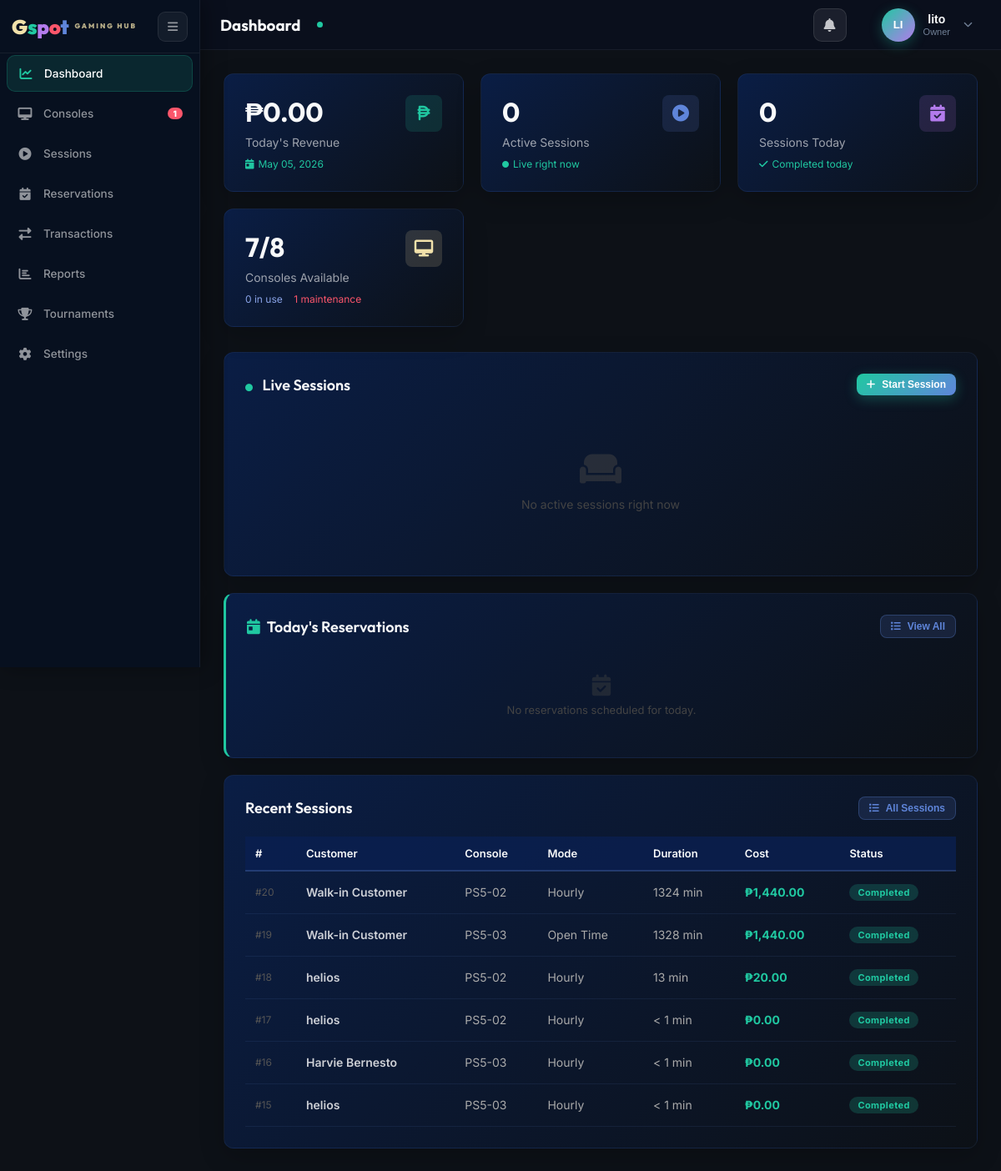
Before: /admin.php (signed in) with the older database file.
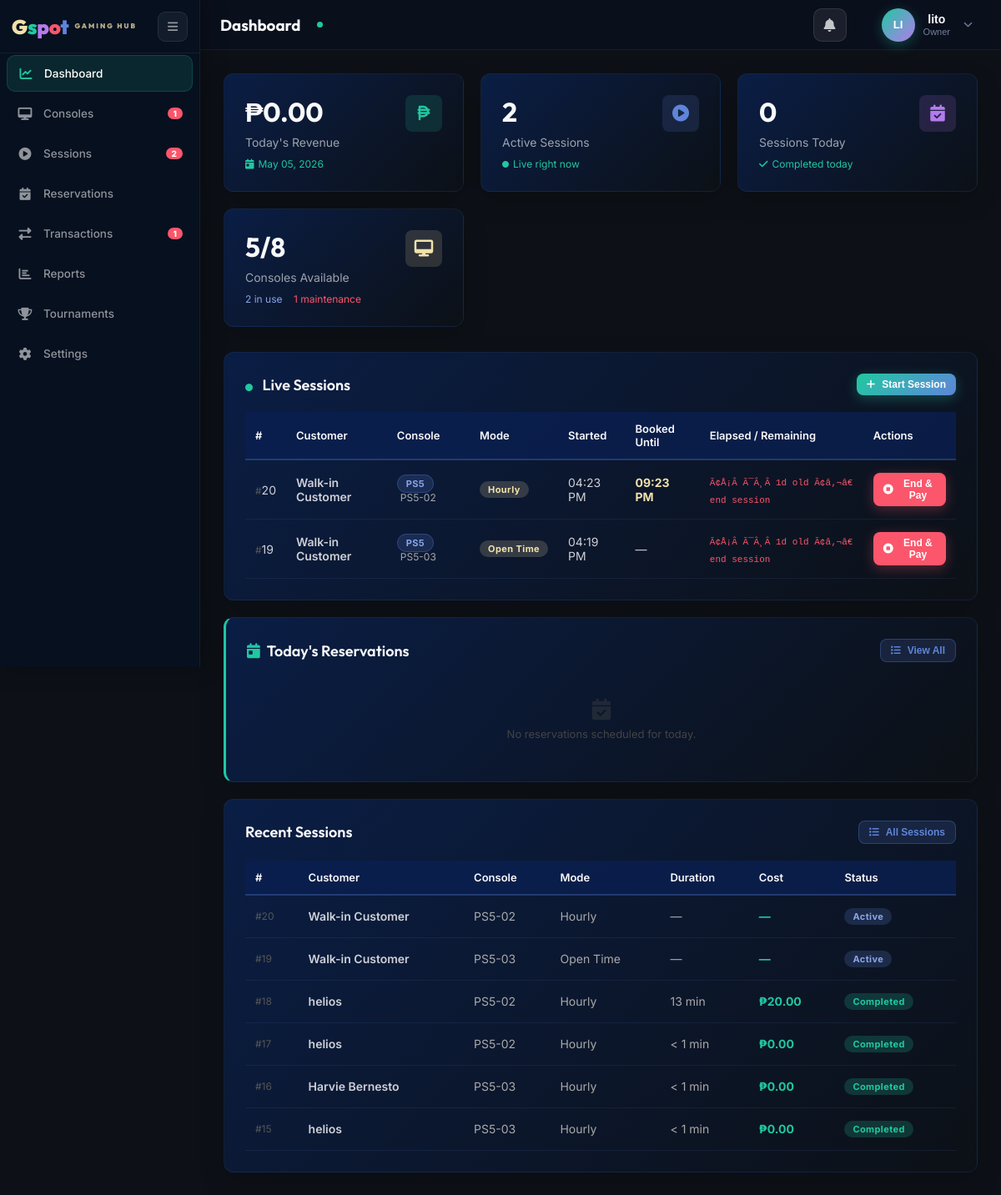
After: the same page with the newer database file.
### tables this page shows
CREATE TABLE `gaming_sessions` (
  `session_id` int(11) NOT NULL,
  `user_id` int(11) NOT NULL,
  `console_id` int(11) NOT NULL,
  `rental_mode` enum('hourly','open_time','unlimited') NOT NULL,
  `planned_minutes` int(11) DEFAULT NULL,
  `start_time` datetime NOT NULL DEFAULT current_timestamp(),
  `end_time` datetime DEFAULT NULL,
  `duration_minutes` int(11) DEFAULT NULL,
  `hourly_rate` decimal(10,2) NOT NULL DEFAULT 0.00,
  `total_cost` decimal(10,2) DEFAULT NULL,
  `status` enum('active','completed','cancelled') NOT NULL DEFAULT 'active',
  `payment_status` enum('paid','unpaid','partial') DEFAULT NULL,
  `created_by` int(11) NOT NULL,
  `created_at` datetime NOT NULL DEFAULT current_timestamp(),
  `extended_minutes` int(11) NOT NULL DEFAULT 0 COMMENT 'Total minutes added via approved extensions',
  `source_reservation_id` int(11) DEFAULT NULL
);

CREATE TABLE `users` (
  `user_id` int(11) NOT NULL,
  `email` varchar(100) NOT NULL,
  `password_hash` varchar(255) NOT NULL,
  `full_name` varchar(100) NOT NULL,
  `phone` varchar(20) DEFAULT NULL,
  `role` enum('customer','shopkeeper','owner','walkin') NOT NULL DEFAULT 'customer',
  `status` enum('active','inactive') NOT NULL DEFAULT 'active',
  `email_verified` tinyint(1) NOT NULL DEFAULT 0,
  `verification_token` varchar(64) DEFAULT NULL,
  `verification_expires` datetime DEFAULT NULL,
  `reset_token` varchar(64) DEFAULT NULL,
  `reset_expires` datetime DEFAULT NULL,
  `created_at` datetime NOT NULL DEFAULT current_timestamp(),
  `consecutive_cancellations` tinyint(3) UNSIGNED NOT NULL DEFAULT 0,
  `reservation_banned_until` datetime DEFAULT NULL
);

CREATE TABLE `consoles` (
  `console_id` int(11) NOT NULL,
  `console_name` varchar(50) NOT NULL,
  `console_type` varchar(50) NOT NULL,
  `unit_number` varchar(10) NOT NULL,
  `status` enum('available','in_use','maintenance','archived') NOT NULL DEFAULT 'available',
  `hourly_rate` decimal(10,2) NOT NULL DEFAULT 0.00,
  `compatible_controller_type` varchar(50) DEFAULT NULL COMMENT 'Controller type compatible with this console unit',
  `created_at` datetime NOT NULL DEFAULT current_timestamp()
);

### includes/db_functions.php (called while the page is built, shortened)
<?php
require_once __DIR__ . '/db_config.php';
function getActiveSessions() {
    global $conn;
    $sql = "SELECT gs.*, u.full_name AS customer_name, c.console_name, c.console_type, c.unit_number,
                   gs.source_reservation_id,
                   COALESCE(r.downpayment_amount, 0) AS reservation_downpayment,
                   COALESCE((SELECT SUM(t.amount) FROM transactions t WHERE t.session_id = gs.session_id AND t.amount > 0), 0) AS upfront_paid,
                   COALESCE((SELECT SUM(ABS(t.amount)) FROM transactions t WHERE t.session_id = gs.session_id AND t.amount < 0), 0) AS refunded_amount
            FROM gaming_sessions gs
            JOIN users u ON gs.user_id = u.user_id
            JOIN consoles c ON gs.console_id = c.console_id
            LEFT JOIN reservations r ON r.reservation_id = gs.source_reservation_id
            WHERE gs.status = 'active'
            ORDER BY gs.start_time DESC";
    $result = $conn->query($sql);
    return $result->fetch_all(MYSQLI_ASSOC);
}
function getSetting($key) {
    global $conn;
    $stmt = $conn->prepare("SELECT setting_value FROM system_settings WHERE setting_key = ?");
    $stmt->bind_param("s", $key);
    $stmt->execute();
    $result = $stmt->get_result();
    if ($result->num_rows > 0) {
        return $result->fetch_assoc()['setting_value'];
    }
    return null;
}
?>

### admin_sections/dashboard.php (shortened to what the rows shown need)
<div class="page active" id="dashboard">
    <div class="card">
        <?php if (empty($activeSessions)): ?>
            <div class="empty-state">
                <i class="fas fa-couch"></i>
                <p>No active sessions right now</p>
            </div>
        <?php else: ?>
        <table class="data-table">
            <thead><tr><th>#</th><th>Customer</th><th>Console</th><th>Mode</th><th>Started</th><th>Booked Until</th><th>Elapsed / Remaining</th><th>Actions</th></tr></thead>
            <tbody>
            <?php foreach ($activeSessions as $sess): ?>
            <tr>
                <td><span style="color:#555;font-size:12px">#</span><?= $sess['session_id'] ?></td>
                <td style="font-weight:600"><?= htmlspecialchars($sess['customer_name']) ?></td>
                <td>
                    <span class="console-type-badge <?= $sess['console_type'] === 'PS5' ? 'ps5' : ($sess['console_type'] === 'PS4' ? 'ps4' : 'xbox') ?>">
                        <?= $sess['console_type'] ?>
                    </span>
                    <span style="color:#aaa;font-size:12px;margin-left:4px"><?= htmlspecialchars($sess['unit_number']) ?></span>
                </td>
                <td><span class="badge pending"><?= match($sess['rental_mode']) { 'open_time' => 'Open Time', default => ucfirst($sess['rental_mode']) } ?></span></td>
                <td><?= date('h:i A', strtotime($sess['start_time'])) ?></td>
                <td>
                    <?php if ($sess['rental_mode'] === 'hourly' && $sess['planned_minutes']):
                        $bookedEndDt = new DateTime($sess['start_time'], new DateTimeZone('Asia/Manila'));
                        $bookedEndDt->modify('+' . $sess['planned_minutes'] . ' minutes');
                    ?>
                        <span style="color:#f1e1aa;font-weight:700"><?= $bookedEndDt->format('h:i A') ?></span>
                    <?php else: ?>—<?php endif; ?>
                </td>
                <td><span class="session-timer"
                    data-start="<?= $sess['start_time'] ?>"
                    data-planned="<?= $sess['planned_minutes'] ?? '' ?>"
                    data-session-id="<?= $sess['session_id'] ?>"
                    data-mode="<?= $sess['rental_mode'] ?>"
                    data-start-ts="<?= strtotime($sess['start_time']) ?>"
                    data-upfront-paid="<?= (float)($sess['upfront_paid'] ?? 0) ?>"
                    data-unlimited-rate="<?= (float)($settings['unlimited_rate'] ?? 300) ?>"
                    data-booked-minutes="<?= (int)($sess['planned_minutes'] ?? 0) ?>"
                    data-customer="<?= htmlspecialchars(addslashes($sess['customer_name'])) ?>"
                    data-unit="<?= htmlspecialchars(addslashes($sess['unit_number'])) ?>">—</span></td>
                <td>
                    <button class="btn btn-danger btn-sm" title="End & Collect Payment"
                        onclick="openEndSessionModal(
                        <?= $sess['session_id'] ?>,
                        '<?= htmlspecialchars(addslashes($sess['customer_name'])) ?>',
                        '<?= htmlspecialchars(addslashes($sess['unit_number'])) ?>',
                        '<?= $sess['rental_mode'] ?>',
                        <?= strtotime($sess['start_time']) ?>,
                        <?= (int)($sess['planned_minutes'] ?? 0) ?>,
                        <?= (float)($sess['upfront_paid'] ?? 0) ?>,
                        <?= (float)($sess['reservation_downpayment'] ?? 0) ?>,
                        <?= (float)($settings['unlimited_rate'] ?? 300) ?>,
                        <?= (int)($sess['source_reservation_id'] ?? 0) ?>)">
                        <i class="fas fa-stop-circle"></i> End &amp; Pay
                    </button>
                </td>
            </tr>
            <?php endforeach; ?>
            </tbody>
        </table>
        <?php endif; ?>
    </div>
    <div class="card">
        <table class="data-table">
            <thead><tr><th>#</th><th>Customer</th><th>Console</th><th>Mode</th><th>Duration</th><th>Cost</th><th>Status</th></tr></thead>
            <tbody>
            <?php foreach (array_slice($recentSessions, 0, 6) as $sess): ?>
            <tr>
                <td style="color:#555;font-size:12px">#<?= $sess['session_id'] ?></td>
                <td style="font-weight:600"><?= htmlspecialchars($sess['customer_name']) ?></td>
                <td style="color:#aaa"><?= htmlspecialchars($sess['unit_number']) ?></td>
                <td style="color:#aaa"><?= match($sess['rental_mode']) { 'open_time' => 'Open Time', default => ucfirst($sess['rental_mode']) } ?></td>
                <td style="color:#aaa"><?= $sess['duration_minutes'] !== null ? ($sess['duration_minutes'] > 0 ? $sess['duration_minutes'].' min' : '< 1 min') : '—' ?></td>
                <td style="color:#20c8a1;font-weight:700"><?= $sess['total_cost'] ? '₱'.number_format($sess['total_cost'],2) : '—' ?></td>
                <td><span class="badge <?= $sess['status'] ?>"><?= ucfirst($sess['status']) ?></span></td>
            </tr>
            <?php endforeach; ?>
            </tbody>
        </table>
    </div>
</div>

Changed rows visible on the page:
now on one of the page's lists (row edited): gaming_sessions: session_id "20", user.full_name "Walk-in Customer", console.console_type "PS5", console.unit_number "PS5-02", rental_mode "Hourly", start_time "04:23 PM", $bookedEndDt->format('h:i A') "09:23 PM"
changed gaming_sessions id 20: status "Completed" → "Active"; duration_minutes "1324" → (not shown); total_cost "1,440.00" → (not shown); duration_minutes "min" → "—"; total_cost "₱" → "—"
now on one of the page's lists (row edited): gaming_sessions: session_id "19", user.full_name "Walk-in Customer", console.console_type "PS5", console.unit_number "PS5-03", rental_mode "Open Time", start_time "04:19 PM"
changed gaming_sessions "Open Time": status "Completed" → "Active"; duration_minutes "1328" → (not shown); total_cost "1,440.00" → (not shown); duration_minutes "min" → "—"; total_cost "₱" → "—"
Other visible differences:
$activeCount: (not shown) → "2"
count($pendingSessions): (not shown) → "1"
$activeCount: "0" → "2"
$availableCount: "7" → "5"
$inUseCount: "0" → "2"
text no longer shown: "No active sessions right now"
text now shown: "# Customer Console Mode Started Booked Until Elapsed / Remaining Actions"
